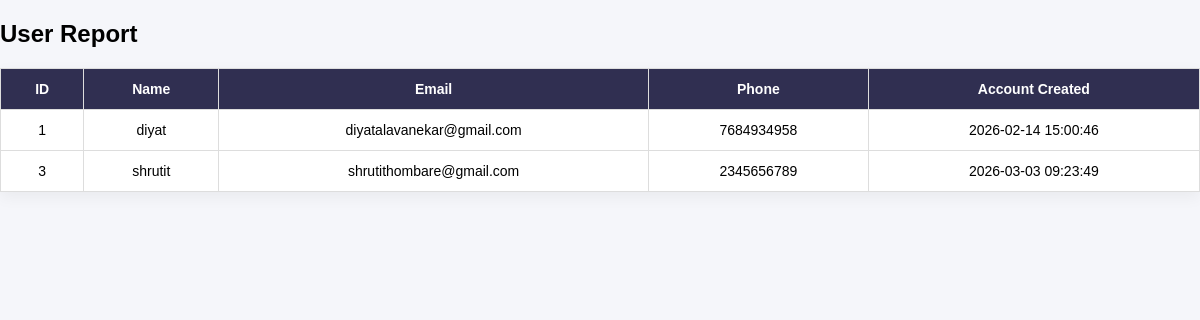
Screenshot of /admin/reports/user_report.php with the database file from the repository.
### tables this page shows
CREATE TABLE `users` (
  `id` int(11) NOT NULL,
  `username` varchar(100) NOT NULL,
  `email` varchar(150) NOT NULL,
  `phone` varchar(15) NOT NULL,
  `password` varchar(255) NOT NULL,
  `created_at` timestamp NOT NULL DEFAULT current_timestamp()
);

### admin/reports/user_report.php (the view, shortened to what this page needs)
<?php
require_once("db.php");
$query = "SELECT * FROM users";
$result = mysqli_query($conn, $query);
?>
<!DOCTYPE html>
<html>
<head>
    <link rel="stylesheet" href="../admin.css">
</head>
<body>
    <h2>User Report</h2>
    <table border="1" cellpadding="10">
        <tr>
            <th>ID</th>
            <th>Name</th>
            <th>Email</th>
            <th>Phone</th>
            <th>Account Created</th>
        </tr>
        <?php
        while ($row = mysqli_fetch_assoc($result)) {
        ?>
            <tr>
                <td><?php echo $row['id']; ?></td>
                <td><?php echo $row['username']; ?></td>
                <td><?php echo $row['email']; ?></td>
                <td><?php echo $row['phone']; ?></td>
                <td><?php echo $row['created_at']; ?></td>
            </tr>
        <?php
        }
        ?>
    </table>
</body>
</html>

### admin/admin.css (style rules this page uses)
* { padding: 0; box-sizing: border-box; font-family: 'Poppins', sans-serif; }
body { background-color: #f4f6fb; }
table { background-color: #fff; border-collapse: collapse; }
th { background-color: rgb(48, 47, 81); color: #fff; }
th, td { padding: 10px; text-align: center; }
table { background: #fff; border-collapse: collapse; }
body { font-family: Arial, sans-serif; background-color: #f5f6fa; margin: 0; padding: 0; }
table { width: 100%; border-collapse: collapse; background-color: #ffffff; box-shadow: 0 5px 15px rgba(0, 0, 0, 0.05); }
table th, table td { padding: 12px; text-align: center; border: 1px solid #ddd; font-size: 14px; }

### rows the page displays
users: id "1", username "diyat", email "diyatalavanekar@gmail.com", phone "7684934958", created_at "2026-02-14 15:00:46"
users: id "3", username "shrutit", email "shrutithombare@gmail.com", phone "2345656789", created_at "2026-03-03 09:23:49"
